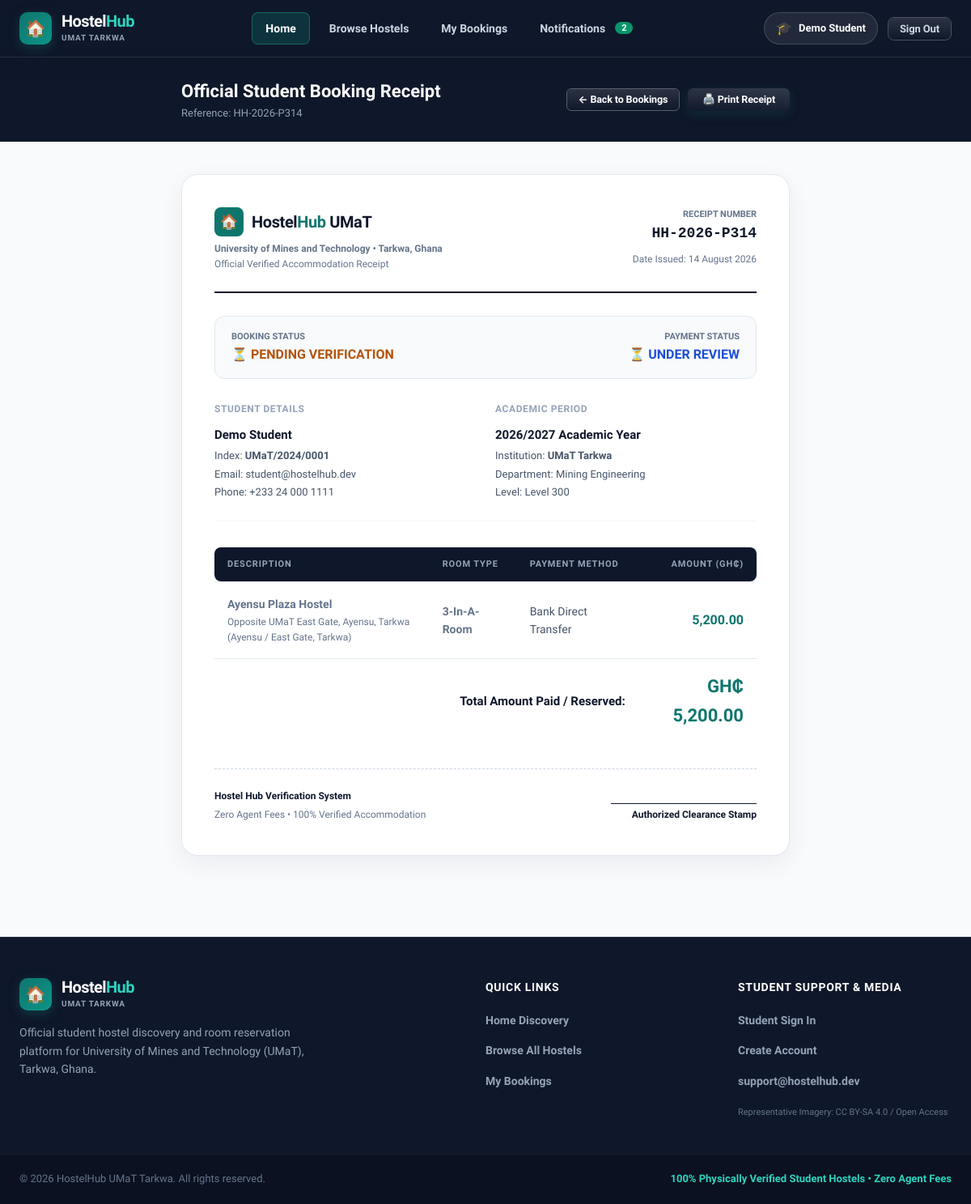
/booking-details.php?id=2 (signed in), run on the app's committed database.
### tables this page shows
CREATE TABLE `students` (
  `id` INT AUTO_INCREMENT PRIMARY KEY,
  `name` VARCHAR(100) NOT NULL,
  `email` VARCHAR(120) NOT NULL UNIQUE,
  `password_hash` VARCHAR(255) NOT NULL,
  `phone` VARCHAR(30) NOT NULL,
  `student_index` VARCHAR(50) DEFAULT '',
  `institution` VARCHAR(120) DEFAULT 'University of Mines and Technology (UMaT)',
  `faculty` VARCHAR(100) DEFAULT 'Faculty of Engineering',
  `department` VARCHAR(100) DEFAULT 'Mining Engineering',
  `level` VARCHAR(50) DEFAULT 'Level 300',
  `created_at` DATETIME DEFAULT CURRENT_TIMESTAMP
);

CREATE TABLE `bookings` (
  `id` INT AUTO_INCREMENT PRIMARY KEY,
  `booking_reference` VARCHAR(50) NOT NULL UNIQUE,
  `student_id` INT NOT NULL,
  `hostel_id` INT NOT NULL,
  `room_id` INT DEFAULT NULL,
  `room_type` VARCHAR(50) NOT NULL,
  `amount` DECIMAL(10,2) NOT NULL,
  `status` ENUM('pending', 'confirmed', 'cancelled') NOT NULL DEFAULT 'pending',
  `payment_status` ENUM('unpaid', 'pending_verification', 'paid') NOT NULL DEFAULT 'unpaid',
  `payment_method` VARCHAR(50) DEFAULT 'MTN Mobile Money',
  `payment_proof` VARCHAR(255) DEFAULT NULL,
  `transaction_ref` VARCHAR(100) DEFAULT NULL,
  `check_in_period` VARCHAR(50) DEFAULT '2026/2027 Academic Year',
  `created_at` DATETIME DEFAULT CURRENT_TIMESTAMP,
  FOREIGN KEY (`student_id`) REFERENCES `students`(`id`) ON DELETE CASCADE,
  FOREIGN KEY (`hostel_id`) REFERENCES `hostels`(`id`) ON DELETE CASCADE
);

CREATE TABLE `hostels` (
  `id` INT AUTO_INCREMENT PRIMARY KEY,
  `location_id` INT DEFAULT NULL,
  `name` VARCHAR(120) NOT NULL,
  `location_name` VARCHAR(100) NOT NULL,
  `address` VARCHAR(255) NOT NULL,
  `price_per_year` DECIMAL(10,2) NOT NULL,
  `distance_km` DECIMAL(4,2) DEFAULT 1.00,
  `maps_url` TEXT,
  `facilities` TEXT COMMENT 'Comma separated list of facilities',
  `description` TEXT,
  `photos` TEXT COMMENT 'Comma separated list of image URLs',
  `is_published` TINYINT(1) DEFAULT 1,
  `created_at` DATETIME DEFAULT CURRENT_TIMESTAMP,
  FOREIGN KEY (`location_id`) REFERENCES `locations`(`id`) ON DELETE SET NULL
);

### includes/auth.php (called while the page is built, shortened)
<?php
function get_logged_in_student() {
    $db = getDB();
    $stmt = $db->prepare("SELECT id, name, email, phone, student_index, institution, faculty, department, level, created_at FROM students WHERE id = :id");
    $stmt->execute([':id' => $_SESSION['student_id']]);
    return $stmt->fetch() ?: null;
}

### includes/functions.php (called while the page is built, shortened)
<?php
function format_currency($amount) {
    return 'GH₵ ' . number_format((float)$amount, 2);
}
function sanitize($data) {
    return htmlspecialchars(trim((string)$data), ENT_QUOTES, 'UTF-8');
}
function get_unread_notifications_count($student_id) {
    $db = getDB();
    $stmt = $db->prepare("SELECT COUNT(*) AS cnt FROM notifications WHERE student_id = :sid AND is_read = 0");
    $stmt->execute([':sid' => $student_id]);
    $res = $stmt->fetch();
    return (int)($res['cnt'] ?? 0);
}

### booking-details.php (the view, shortened to what this page needs)
<?php
require_once __DIR__ . '/includes/auth.php';
require_once __DIR__ . '/includes/functions.php';
$student = get_logged_in_student();
$db = getDB();
$bookingId = isset($_GET['id']) ? (int)$_GET['id'] : 0;
$stmt = $db->prepare("SELECT b.*, h.name as hostel_name, h.location_name, h.address, h.distance_km FROM bookings b JOIN hostels h ON b.hostel_id = h.id WHERE b.id = :id AND b.student_id = :sid");
$stmt->execute([':id' => $bookingId, ':sid' => $student['id']]);
$b = $stmt->fetch();
require_once __DIR__ . '/includes/header.php';
require_once __DIR__ . '/includes/navbar.php';
?>
<div class="no-print" style="background: #0F172A; color: #FFFFFF; padding: 24px 0;">
  <div class="container" style="max-width: 800px; margin: 0 auto; padding: 0 24px; display: flex; justify-content: space-between; align-items: center; flex-wrap: wrap; gap: 12px;">
    <div>
      <h1 style="font-size: 22px; font-weight: 900;">Official Student Booking Receipt</h1>
      <p style="color: #94A3B8; font-size: 13px;">Reference: <?= sanitize($b['booking_reference']) ?></p>
    </div>
    <div style="display: flex; gap: 10px;">
      <a href="<?= BASE_URL ?>bookings.php" class="btn btn-outline btn-sm" style="color: #FFF; border-color: rgba(255,255,255,0.3);">← Back to Bookings</a>
      <button id="printReceiptBtn" class="btn btn-primary btn-sm" style="padding: 8px 18px; font-weight: 700;">🖨️ Print Receipt</button>
    </div>
  </div>
</div>
<main style="padding: 40px 0; background: #F8FAFC; min-height: 80vh;">
  <div class="container" style="max-width: 800px; margin: 0 auto; padding: 0 24px;">
    <div class="receipt-card" style="background: #FFFFFF; border: 1px solid #E2E8F0; border-radius: 20px; padding: 40px; box-shadow: 0 10px 30px rgba(15,23,42,0.06); position: relative;">
      <div style="display: flex; justify-content: space-between; align-items: flex-start; padding-bottom: 24px; border-bottom: 2px solid #0F172A; margin-bottom: 28px; flex-wrap: wrap; gap: 16px;">
        <div>
          <div style="display: flex; align-items: center; gap: 10px; margin-bottom: 6px;">
            <div style="width: 36px; height: 36px; background: #0F766E; border-radius: 8px; display: grid; place-items: center; font-size: 18px; color: #FFF;">🏠</div>
            <span style="font-size: 20px; font-weight: 900; color: #0F172A; letter-spacing: -0.02em;">Hostel<span style="color: #0F766E;">Hub</span> UMaT</span>
          </div>
          <p style="font-size: 12px; color: #64748B; font-weight: 700;">University of Mines and Technology • Tarkwa, Ghana</p>
          <p style="font-size: 12px; color: #64748B;">Official Verified Accommodation Receipt</p>
        </div>
        <div style="text-align: right;">
          <span style="font-size: 11px; font-weight: 800; color: #64748B; text-transform: uppercase; display: block;">RECEIPT NUMBER</span>
          <span style="font-size: 18px; font-weight: 900; font-family: monospace; color: #0F172A; display: block; margin-bottom: 4px;"><?= sanitize($b['booking_reference']) ?></span>
          <span style="font-size: 12px; color: #64748B;">Date Issued: <?= date('d F Y', strtotime($b['created_at'])) ?></span>
        </div>
      </div>
      <div style="display: flex; justify-content: space-between; align-items: center; background: #F8FAFC; border: 1px solid #E2E8F0; border-radius: 12px; padding: 16px 20px; margin-bottom: 28px;">
        <div>
          <span style="font-size: 11px; font-weight: 800; color: #64748B; text-transform: uppercase; display: block;">BOOKING STATUS</span>
          <strong style="font-size: 16px; color: <?= $b['status'] === 'confirmed' ? '#047857' : '#B45309' ?>; text-transform: uppercase;">
            <?= $b['status'] === 'confirmed' ? '✓ CONFIRMED RESERVATION' : '⏳ PENDING VERIFICATION' ?>
          </strong>
        </div>
        <div style="text-align: right;">
          <span style="font-size: 11px; font-weight: 800; color: #64748B; text-transform: uppercase; display: block;">PAYMENT STATUS</span>
          <strong style="font-size: 16px; color: <?= $b['payment_status'] === 'paid' ? '#047857' : '#1D4ED8' ?>; text-transform: uppercase;">
            <?= $b['payment_status'] === 'paid' ? '● FULLY PAID' : '⏳ UNDER REVIEW' ?>
          </strong>
        </div>
      </div>
      <div style="display: grid; grid-template-columns: 1fr 1fr; gap: 24px; margin-bottom: 32px; padding-bottom: 24px; border-bottom: 1px solid #F1F5F9;">
        <div>
          <h4 style="font-size: 12px; font-weight: 800; color: #94A3B8; text-transform: uppercase; margin-bottom: 10px; letter-spacing: 0.05em;">Student Details</h4>
          <p style="font-size: 15px; font-weight: 800; color: #0F172A; margin-bottom: 4px;"><?= sanitize($student['name']) ?></p>
          <p style="font-size: 13px; color: #475569; margin-bottom: 2px;">Index: <strong><?= sanitize($student['student_index'] ?: 'UMaT Student') ?></strong></p>
          <p style="font-size: 13px; color: #475569; margin-bottom: 2px;">Email: <?= sanitize($student['email']) ?></p>
          <p style="font-size: 13px; color: #475569;">Phone: <?= sanitize($student['phone']) ?></p>
        </div>
        <div>
          <h4 style="font-size: 12px; font-weight: 800; color: #94A3B8; text-transform: uppercase; margin-bottom: 10px; letter-spacing: 0.05em;">Academic Period</h4>
          <p style="font-size: 15px; font-weight: 800; color: #0F172A; margin-bottom: 4px;"><?= sanitize($b['check_in_period']) ?></p>
          <p style="font-size: 13px; color: #475569; margin-bottom: 2px;">Institution: <strong>UMaT Tarkwa</strong></p>
          <p style="font-size: 13px; color: #475569; margin-bottom: 2px;">Department: <?= sanitize($student['department']) ?></p>
          <p style="font-size: 13px; color: #475569;">Level: <?= sanitize($student['level']) ?></p>
        </div>
      </div>
      <table style="width: 100%; border-collapse: collapse; margin-bottom: 32px;">
        <thead>
          <tr style="background: #0F172A; color: #FFFFFF; font-size: 12px; text-transform: uppercase; letter-spacing: 0.05em; text-align: left;">
            <th style="padding: 12px 16px; border-radius: 8px 0 0 8px;">Description</th>
            <th style="padding: 12px 16px;">Room Type</th>
            <th style="padding: 12px 16px;">Payment Method</th>
            <th style="padding: 12px 16px; text-align: right; border-radius: 0 8px 8px 0;">Amount (GH₵)</th>
          </tr>
        </thead>
        <tbody>
          <tr style="border-bottom: 1px solid #E2E8F0; font-size: 14px; color: #0F172A;">
            <td style="padding: 16px;">
              <strong><?= sanitize($b['hostel_name']) ?></strong>
              <span style="display: block; font-size: 12px; color: #64748B; margin-top: 2px;"><?= sanitize($b['address']) ?> (<?= sanitize($b['location_name']) ?>)</span>
            </td>
            <td style="padding: 16px; text-transform: capitalize; font-weight: 600;"><?= sanitize($b['room_type']) ?></td>
            <td style="padding: 16px; color: #475569;"><?= sanitize($b['payment_method']) ?></td>
            <td style="padding: 16px; text-align: right; font-weight: 800; font-size: 16px; color: #0F766E;"><?= number_format($b['amount'], 2) ?></td>
          </tr>
        </tbody>
        <tfoot>
          <tr>
            <td colspan="3" style="padding: 16px; text-align: right; font-weight: 800; font-size: 15px; color: #0F172A;">Total Amount Paid / Reserved:</td>
            <td style="padding: 16px; text-align: right; font-weight: 900; font-size: 22px; color: #0F766E;"><?= format_currency($b['amount']) ?></td>
          </tr>
        </tfoot>
      </table>
      <div style="display: flex; justify-content: space-between; align-items: flex-end; padding-top: 24px; border-top: 1px dashed #CBD5E1; font-size: 12px; color: #64748B;">
        <div>
          <p style="font-weight: 700; color: #0F172A; margin-bottom: 4px;">Hostel Hub Verification System</p>
          <p>Zero Agent Fees • 100% Verified Accommodation</p>
        </div>
        <div style="text-align: right;">
          <div style="border-bottom: 1px solid #0F172A; width: 180px; margin-bottom: 4px;"></div>
          <p style="font-weight: 700; color: #0F172A;">Authorized Clearance Stamp</p>
        </div>
      </div>
    </div>
  </div>
</main>
<?php require_once __DIR__ . '/includes/footer.php'; ?>

### includes/navbar.php (shortened to what this page needs)
<?php
require_once __DIR__ . '/auth.php';
require_once __DIR__ . '/functions.php';
$student = get_logged_in_student();
$unread = $student ? get_unread_notifications_count($student['id']) : 0;
$activePage = $active_page ?? 'home';
?>
<header class="app-header">
  <div class="header-inner container">
    <a href="<?= BASE_URL ?>index.php" class="brand">
      <div class="brand-icon">🏠</div>
      <div class="brand-text">
        <span class="brand-title">Hostel<span class="brand-accent">Hub</span></span>
        <span class="brand-subtitle">UMaT Tarkwa</span>
      </div>
    </a>
    <nav class="nav-links">
      <a href="<?= BASE_URL ?>index.php" class="nav-link <?= $activePage === 'home' ? 'active' : '' ?>">
        <span>Home</span>
      </a>
      <a href="<?= BASE_URL ?>hostels.php" class="nav-link <?= $activePage === 'hostels' ? 'active' : '' ?>">
        <span>Browse Hostels</span>
      </a>
      <?php if ($student): ?>
        <a href="<?= BASE_URL ?>bookings.php" class="nav-link <?= $activePage === 'bookings' ? 'active' : '' ?>">
          <span>My Bookings</span>
        </a>
        <a href="<?= BASE_URL ?>notifications.php" class="nav-link <?= $activePage === 'notifications' ? 'active' : '' ?>">
          <span>Notifications</span>
          <?php if ($unread > 0): ?>
            <span class="nav-badge"><?= $unread ?></span>
          <?php endif; ?>
        </a>
      <?php endif; ?>
    </nav>
    <div class="header-actions">
      <?php if ($student): ?>
        <div class="user-menu">
          <a href="<?= BASE_URL ?>profile.php" class="user-pill" title="View Student Profile">
            <span class="user-avatar">🎓</span>
            <span class="user-name"><?= sanitize($student['name']) ?></span>
          </a>
          <a href="<?= BASE_URL ?>logout.php" class="btn btn-outline btn-sm btn-logout">Sign Out</a>
        </div>
      <?php else: ?>
        <a href="<?= BASE_URL ?>login.php" class="btn btn-ghost">Sign In</a>
        <a href="<?= BASE_URL ?>register.php" class="btn btn-primary">Create Account</a>
      <?php endif; ?>
    </div>
  </div>
</header>

### data on the page
students: name "Demo Student", student_index "UMaT/2024/0001", email "student@hostelhub.dev", phone "+233 24 000 1111", department "Mining Engineering", level "Level 300"
bookings: booking_reference "HH-2026-P314", created_at "14 August 2026", check_in_period "2026/2027 Academic Year", hostel.name "Ayensu Plaza Hostel", hostel.address "Opposite UMaT East Gate, Ayensu, Tarkwa", hostel.location_name "Ayensu / East Gate, Tarkwa", room_type "3-In-A-Room", payment_method "Bank Direct Transfer", amount "5,200.00", amount "GH₵ 5,200.00"

### other printed values
$unread "2"
